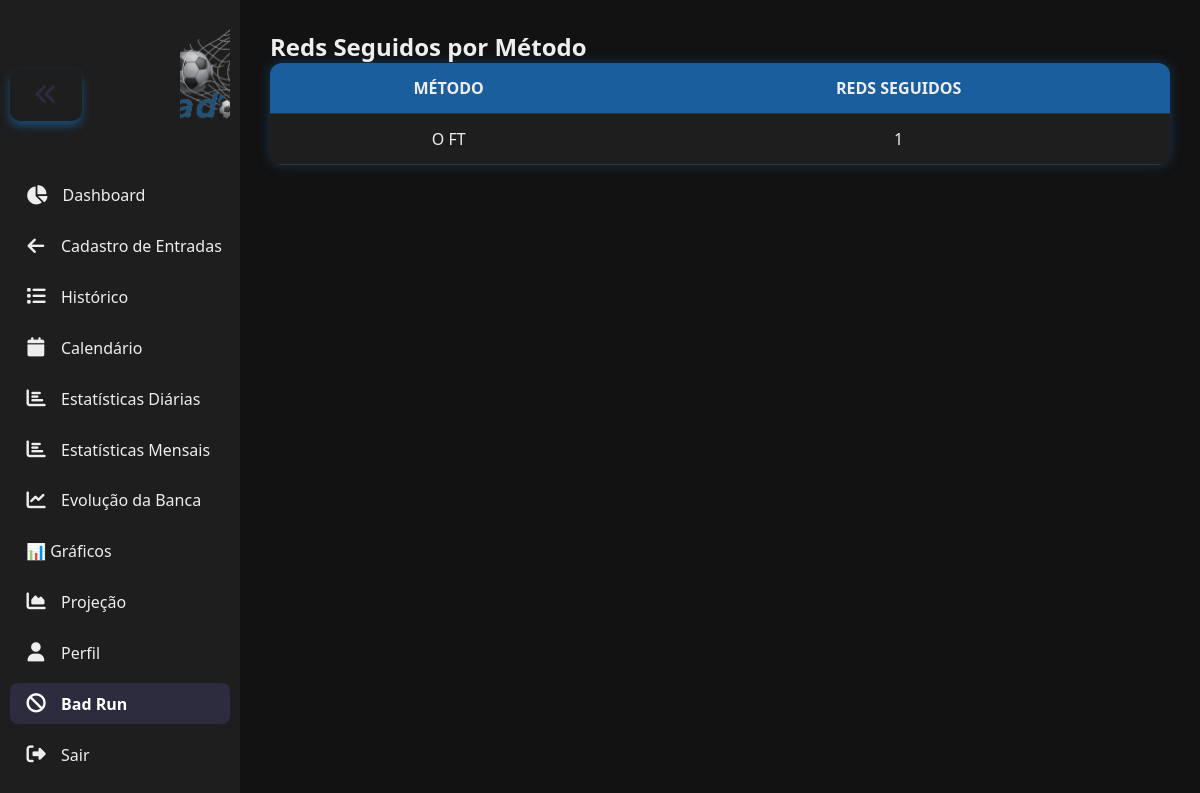
The page /status_reds (signed in) on the database as committed earlier.
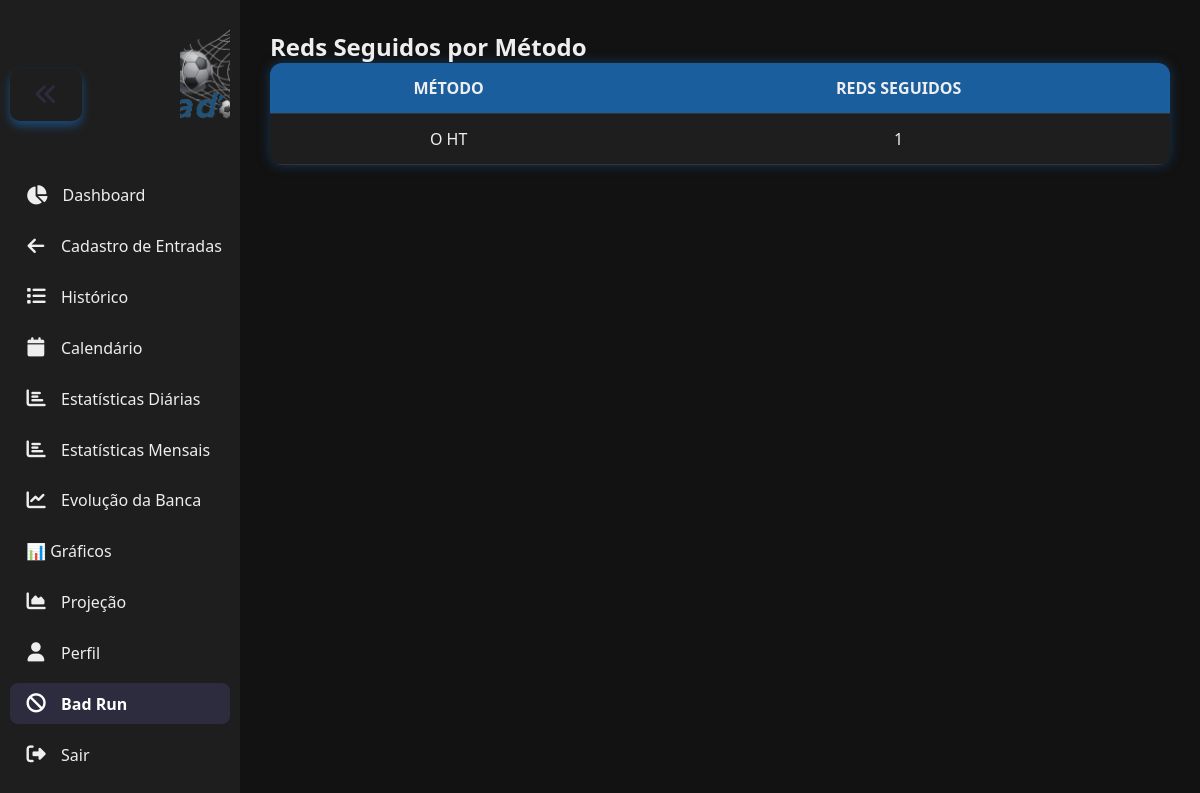
The same page on the database as committed later.
### tables this page shows
CREATE TABLE apostas (
            id INTEGER PRIMARY KEY AUTOINCREMENT,
            usuario_id INTEGER,
            data TEXT,
            metodo TEXT,
            casa TEXT,
            visitante TEXT,
            stake REAL,
            odd REAL,
            minuto_gol INTEGER,
            valor_realizado REAL, resultado TEXT,
            FOREIGN KEY (usuario_id) REFERENCES usuarios(id)
        );

### app.py (the view)
@app.route("/status_reds")
def status_reds():
    if "usuario_id" not in session:
        return redirect("/login")
    usuario_id = session["usuario_id"]
    reds_por_metodo = contar_reds_seguidos_por_metodo(usuario_id)
    return render_template("status_reds.html", reds=reds_por_metodo)

### app.py (called while the page is built)
def contar_reds_seguidos_por_metodo(usuario_id):
    import sqlite3
    from collections import defaultdict
    conn = sqlite3.connect("banco.db")
    cursor = conn.cursor()
    cursor.execute("""
        SELECT metodo, valor_realizado
        FROM apostas
        WHERE usuario_id = ?
        ORDER BY data DESC, id DESC
    """, (usuario_id,))
    historico = cursor.fetchall()
    conn.close()
    contagem_reds = defaultdict(int)
    analisados = set()
    for metodo, valor_realizado in historico:
        if metodo in analisados:
            continue
        if valor_realizado < 0:
            contagem_reds[metodo] += 1
        else:
            analisados.add(metodo)
    return contagem_reds

### templates/status_reds.html
{% extends "base.html" %}
{% block content %}
<div class="container mt-4">
    <h2 class="text-white">Reds Seguidos por Método</h2>
    <table class="table table-dark table-striped mt-3">
        <thead>
            <tr>
                <th>Método</th>
                <th>Reds Seguidos</th>
            </tr>
        </thead>
        <tbody>
            {% for metodo, count in reds.items() %}
                <tr>
                    <td>{{ metodo }}</td>
                    <td>{{ count }}</td>
                </tr>
            {% else %}
                <tr>
                    <td colspan="2">Nenhum red consecutivo encontrado.</td>
                </tr>
            {% endfor %}
        </tbody>
    </table>
</div>
{% endblock %}

### templates/base.html (shortened to what this page needs)
<!DOCTYPE html>
<html lang="pt-br">
<head>
  <link rel="stylesheet" href="https://cdnjs.cloudflare.com/ajax/libs/font-awesome/6.5.0/css/all.min.css" />
  <link rel="stylesheet" href="{{ url_for('static', filename='css/style.css') }}">
</head>
<body>
  <nav id="sidebar" role="navigation" aria-label="Menu principal">
    <div class="top-bar">
      <button class="toggle-btn" id="toggleBtn" title="Expandir/Recolher menu" aria-label="Expandir ou recolher menu">
        <i class="fas fa-angle-double-left"></i>
      </button>
      <div class="logo">
        <img src="{{ url_for('static', filename='img/12.png') }}" alt="Logo">
      </div>
    </div>
    <a href="{{ url_for('dashboard') }}" class="{% if request.endpoint == 'dashboard' %}active{% endif %}">
      <i class="fas fa-chart-pie"></i><span class="link-text">Dashboard</span>
    </a>
    <a href="{{ url_for('index') }}" class="{% if request.endpoint == 'index' %}active{% endif %}">
      <i class="fas fa-arrow-left"></i><span class="link-text">Cadastro de Entradas</span>
    </a>
    <a href="{{ url_for('apostas') }}" class="{% if request.endpoint == 'apostas' %}active{% endif %}">
      <i class="fas fa-list"></i><span class="link-text">Histórico</span>
    </a>
    <a href="{{ url_for('calendario') }}" class="{% if request.endpoint == 'calendario' %}active{% endif %}">
      <i class="fas fa-calendar"></i><span class="link-text">Calendário</span>
    </a>
    <a href="{{ url_for('estatisticas_diarias_completa') }}" class="{% if request.endpoint == 'estatisticas_diarias_completa' %}active{% endif %}">
      <i class="fas fa-chart-bar"></i><span class="link-text">Estatísticas Diárias</span>
    </a>
    <a href="{{ url_for('estatisticas_mensais') }}" class="{% if request.endpoint == 'estatisticas_mensais' %}active{% endif %}">
      <i class="fas fa-chart-bar"></i><span class="link-text">Estatísticas Mensais</span>
    </a>
    <a href="{{ url_for('estatisticas') }}" class="{% if request.endpoint == 'estatisticas' %}active{% endif %}">
      <i class="fas fa-chart-line"></i><span class="link-text">Evolução da Banca</span>
    </a>
    <a href="{{ url_for('graficos') }}" class="btn">📊 Gráficos</a>
    <a href="{{ url_for('projecao') }}" class="{% if request.endpoint == 'projecao' %}active{% endif %}">
      <i class="fas fa-chart-area"></i><span class="link-text">Projeção</span>
    </a>
    <a href="{{ url_for('perfil') }}" class="{% if request.endpoint == 'perfil' %}active{% endif %}">
      <i class="fas fa-user"></i><span class="link-text">Perfil</span>
    </a>
    <a href="{{ url_for('status_reds') }}" class="{% if request.endpoint == 'status_reds' %}active{% endif %}">
      <i class="fas fa-ban"></i><span class="link-text">Bad Run</span>
    </a>
    <a href="{{ url_for('logout') }}" class="{% if request.endpoint == 'logout' %}active{% endif %}">
        <i class="fas fa-sign-out-alt"></i><span class="link-text">Sair</span>
      </a>
     </nav>
  <div class="main-content" id="mainContent">
    {% block content %}{% endblock %}
  </div>
</body>
</html>

### static/style.css (style rules this page uses)
* { margin: 0; padding: 0; box-sizing: border-box; }
body { font-family: 'Segoe UI', Tahoma, Geneva, Verdana, sans-serif; display: flex; background-color: #121212; color: #eee; min-height: 100vh; transition: margin-left 0.3s ease; }
nav { background-color: #1e1e1e; position: fixed; top: 0; bottom: 0; left: 0; width: 240px; padding: 20px 10px; display: flex; flex-direction: column; overflow: hidden; transition: width 0.3s ease, padding 0.3s ease; }
.top-bar { display: flex; justify-content: space-between; align-items: center; }
.logo { margin-bottom: 40px; transition: all 0.3s ease; padding-right: 0; }
.logo img { height: auto; max-width: 50px; object-fit: contain; display: block; margin: 0 auto; }
nav a { color: #eee; text-decoration: none; padding: 12px 16px; margin: 5px 0; border-radius: 8px; display: flex; align-items: center; gap: 15px; font-weight: 500; white-space: nowrap; overflow: hidden; text-overflow: ellipsis; transition: background-color 0.2s ease; }
nav a.active { background-color: #1A5E9E; color: #fff; font-weight: 700; }
nav a i { min-width: 20px; font-size: 1.2rem; text-align: center; }
.toggle-btn { background: transparent; border: none; color: #1A5E9E; font-size: 1.5rem; cursor: pointer; transition: transform 0.3s ease; }
.toggle-btn i { transition: transform 0.3s ease; }
.main-content { margin-left: 240px; padding: 30px; flex: 1; min-height: 100vh; transition: margin-left 0.3s ease; }
button, input[type="submit"] { background-color: #1A5E9E; color: white; border: none; padding: 12px 24px; border-radius: 10px; font-weight: 700; font-size: 1rem; cursor: pointer; transition: background-color 0.3s ease; box-shadow: 0 5px 10px rgba(26, 94, 158, 0.7); }
table { border-collapse: collapse; width: 100%; max-width: 900px; margin: 0 auto 40px auto; background-color: #1e1e1e; border-radius: 12px; overflow: hidden; box-shadow: 0 0 12px rgba(26, 94, 158, 0.5); }
th, td { padding: 14px 18px; text-align: center; color: #eee; border-bottom: 1px solid #333; }
th { background-color: #1A5E9E; font-weight: 700; font-size: 1rem; text-transform: uppercase; }
a { color: #1A5E9E; text-decoration: none; font-weight: 600; }

### templates/base.html (style rules this page uses)
* { margin: 0; padding: 0; box-sizing: border-box; }
body { font-family: 'Segoe UI', Tahoma, Geneva, Verdana, sans-serif; display: flex; background-color: #121212; color: #eee; min-height: 100vh; transition: margin-left 0.3s ease; }
nav { background-color: #1e1e1e; position: fixed; top: 0; bottom: 0; left: 0; width: 240px; padding: 20px 10px; display: flex; flex-direction: column; overflow: hidden; transition: width 0.3s ease, padding 0.3s ease; }
.top-bar { display: flex; justify-content: space-between; align-items: center; }
.logo { margin-bottom: 40px; transition: all 0.3s ease; }
.logo img { height: 110px; width: 100%; object-fit: cover; display: block; }
nav a { color: #eee; text-decoration: none; padding: 12px 16px; margin: 5px 0; border-radius: 8px; display: flex; align-items: center; gap: 15px; font-weight: 500; white-space: nowrap; overflow: hidden; text-overflow: ellipsis; transition: background-color 0.2s ease; }
nav a.active { background-color: #2c2c3e; color: #fff; font-weight: 700; }
nav a i { min-width: 20px; font-size: 1.2rem; text-align: center; }
.toggle-btn { background: transparent; border: none; color: #2c2c3e; font-size: 1.5rem; cursor: pointer; }
.main-content { margin-left: 240px; padding: 30px; flex: 1; min-height: 100vh; }

Rows that differ between the two databases and show on the page:
no longer on this page (row unchanged): apostas: metodo "O FT", usuario "1"
added apostas: metodo "O HT", usuario "1"
